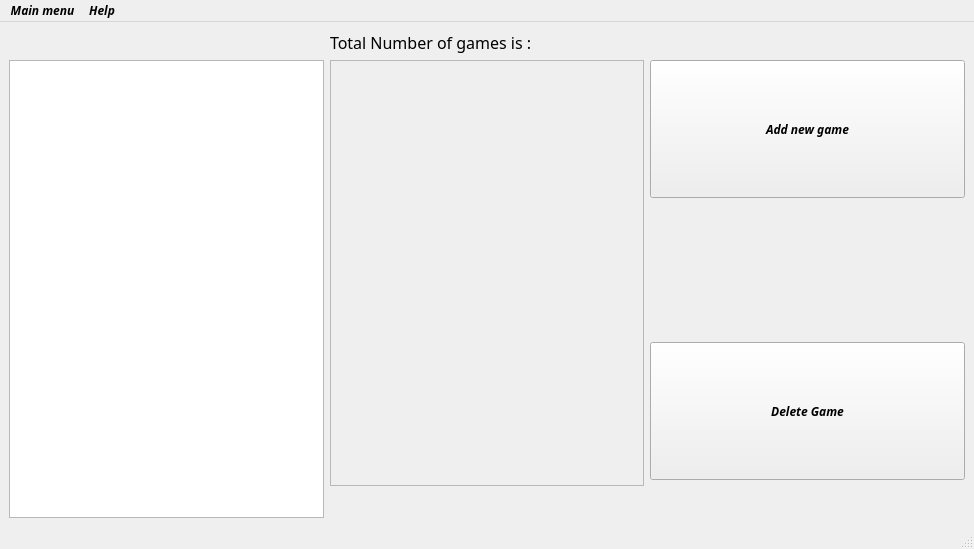
<?xml version="1.0" encoding="UTF-8"?>
<ui version="4.0">
 <class>MainWindow</class>
 <widget class="QMainWindow" name="MainWindow">
  <property name="geometry">
   <rect>
    <x>0</x>
    <y>0</y>
    <width>974</width>
    <height>549</height>
   </rect>
  </property>
  <property name="font">
   <font>
    <family>Century Gothic</family>
    <weight>75</weight>
    <italic>true</italic>
    <bold>true</bold>
   </font>
  </property>
  <property name="windowTitle">
   <string>MainWindow</string>
  </property>
  <widget class="QWidget" name="centralwidget">
   <layout class="QGridLayout" name="gridLayout">
    <item row="1" column="0" rowspan="4">
     <widget class="QListView" name="listGames">
      <property name="sizePolicy">
       <sizepolicy hsizetype="Expanding" vsizetype="Expanding">
        <horstretch>0</horstretch>
        <verstretch>0</verstretch>
       </sizepolicy>
      </property>
      <property name="toolTip">
       <string>&lt;html&gt;&lt;head/&gt;&lt;body&gt;&lt;p&gt;List of game's names&lt;/p&gt;&lt;/body&gt;&lt;/html&gt;</string>
      </property>
     </widget>
    </item>
    <item row="1" column="2">
     <layout class="QVBoxLayout" name="verticalLayout">
      <item>
       <widget class="QPushButton" name="btnAddNewGame">
        <property name="enabled">
         <bool>true</bool>
        </property>
        <property name="sizePolicy">
         <sizepolicy hsizetype="Expanding" vsizetype="Expanding">
          <horstretch>0</horstretch>
          <verstretch>0</verstretch>
         </sizepolicy>
        </property>
        <property name="text">
         <string>Add new game</string>
        </property>
       </widget>
      </item>
      <item>
       <spacer name="verticalSpacer">
        <property name="orientation">
         <enum>Qt::Vertical</enum>
        </property>
        <property name="sizeHint" stdset="0">
         <size>
          <width>20</width>
          <height>40</height>
         </size>
        </property>
       </spacer>
      </item>
      <item>
       <widget class="QPushButton" name="btnDelete">
        <property name="sizePolicy">
         <sizepolicy hsizetype="Expanding" vsizetype="MinimumExpanding">
          <horstretch>0</horstretch>
          <verstretch>0</verstretch>
         </sizepolicy>
        </property>
        <property name="text">
         <string>Delete Game</string>
        </property>
       </widget>
      </item>
     </layout>
    </item>
    <item row="3" column="1">
     <spacer name="horizontalSpacer">
      <property name="orientation">
       <enum>Qt::Horizontal</enum>
      </property>
      <property name="sizeHint" stdset="0">
       <size>
        <width>40</width>
        <height>20</height>
       </size>
      </property>
     </spacer>
    </item>
    <item row="1" column="1" rowspan="2">
     <widget class="QFrame" name="frame">
      <property name="frameShape">
       <enum>QFrame::StyledPanel</enum>
      </property>
      <property name="frameShadow">
       <enum>QFrame::Raised</enum>
      </property>
      <layout class="QVBoxLayout" name="verticalLayout_2"/>
     </widget>
    </item>
    <item row="0" column="1">
     <widget class="QLabel" name="numberOfGames">
      <property name="sizePolicy">
       <sizepolicy hsizetype="Minimum" vsizetype="Maximum">
        <horstretch>0</horstretch>
        <verstretch>0</verstretch>
       </sizepolicy>
      </property>
      <property name="font">
       <font>
        <family>Century Gothic</family>
        <pointsize>12</pointsize>
        <weight>50</weight>
        <italic>false</italic>
        <bold>false</bold>
       </font>
      </property>
      <property name="layoutDirection">
       <enum>Qt::LeftToRight</enum>
      </property>
      <property name="autoFillBackground">
       <bool>false</bool>
      </property>
      <property name="styleSheet">
       <string notr="true"/>
      </property>
      <property name="text">
       <string>Total Number of games is :</string>
      </property>
      <property name="textFormat">
       <enum>Qt::AutoText</enum>
      </property>
      <property name="wordWrap">
       <bool>true</bool>
      </property>
      <property name="openExternalLinks">
       <bool>false</bool>
      </property>
     </widget>
    </item>
   </layout>
  </widget>
  <widget class="QMenuBar" name="menubar">
   <property name="geometry">
    <rect>
     <x>0</x>
     <y>0</y>
     <width>974</width>
     <height>24</height>
    </rect>
   </property>
   <widget class="QMenu" name="menuMain_menu">
    <property name="title">
     <string>Main menu</string>
    </property>
    <addaction name="actionOpen_File"/>
    <addaction name="actionSave_File"/>
   </widget>
   <widget class="QMenu" name="menuHelp">
    <property name="title">
     <string>Help</string>
    </property>
    <addaction name="actionAbout"/>
   </widget>
   <addaction name="menuMain_menu"/>
   <addaction name="menuHelp"/>
  </widget>
  <widget class="QStatusBar" name="statusbar"/>
  <action name="actionOpen_File">
   <property name="text">
    <string>Open File</string>
   </property>
   <property name="toolTip">
    <string extracomment="Load data from file, please">Open File</string>
   </property>
   <property name="statusTip">
    <string/>
   </property>
   <property name="whatsThis">
    <string/>
   </property>
  </action>
  <action name="actionSave_File">
   <property name="text">
    <string>Save File</string>
   </property>
  </action>
  <action name="actionAbout">
   <property name="text">
    <string>About</string>
   </property>
  </action>
 </widget>
 <resources/>
 <connections/>
</ui>
